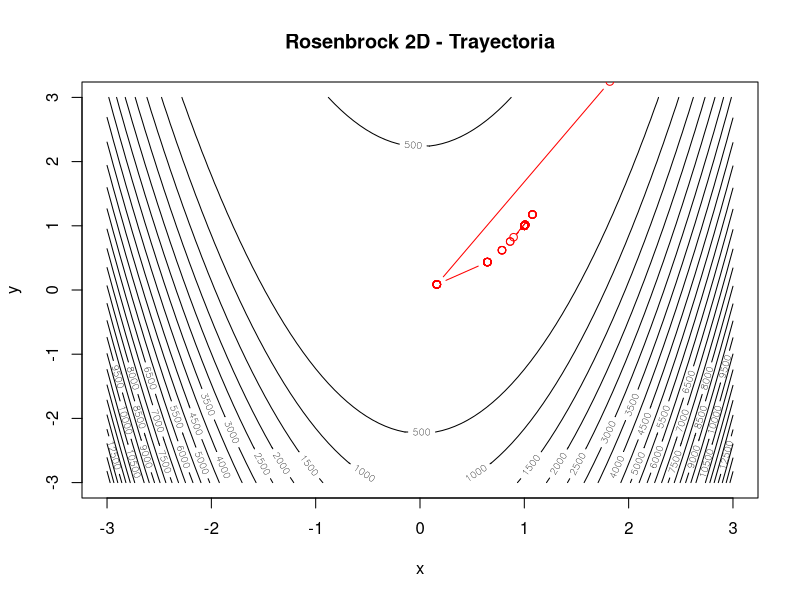
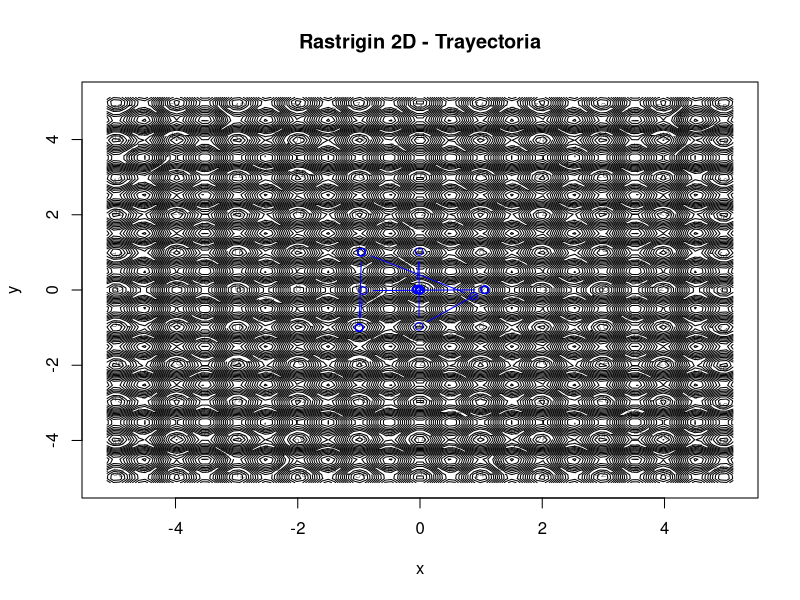

Write the R code that produced these figures, in order.
## ---- chunk 1
knitr::opts_chunk$set(echo = TRUE)
## ---- chunk 2
# Función de Rosenbrock (n-dimensional)
f_rosenbrock <- function(x){
  x1 <- head(x, -1)
  x2 <- tail(x, -1)
  sum(100 * (x2 - x1^2)^2 + (1 - x1)^2)
}

# Función de Rastrigin (n-dimensional)
f_rastrigin <- function(x){
  A <- 10
  n <- length(x)
  A * n + sum(x^2 - A * cos(2 * pi * x))
}

## ---- chunk 3
evolucion_diferencial <- function(fun_obj, dim = 2, NP = 30, F = 0.8, CR = 0.9,
                                  gens = 100, bounds = c(-5, 5)) {

  # Inicializar población
  poblacion <- matrix(runif(NP * dim, bounds[1], bounds[2]), ncol = dim)
  fitness <- apply(poblacion, 1, fun_obj)

  historial <- numeric(gens)
  mejores <- matrix(NA, gens, dim)

  for (gen in 1:gens) {
    for (i in 1:NP) {
      # Seleccionar 3 índices distintos
      indices <- sample(setdiff(1:NP, i), 3)
      x1 <- poblacion[indices[1], ]
      x2 <- poblacion[indices[2], ]
      x3 <- poblacion[indices[3], ]

      # Mutación
      mutado <- x1 + F * (x2 - x3)

      # Recombinar
      trial <- poblacion[i, ]
      jrand <- sample(1:dim, 1)
      for (j in 1:dim) {
        if (runif(1) < CR || j == jrand) {
          trial[j] <- mutado[j]
        }
      }

      # Selección
      if (fun_obj(trial) < fitness[i]) {
        poblacion[i, ] <- trial
        fitness[i] <- fun_obj(trial)
      }
    }

    # Guardar mejor resultado
    best_idx <- which.min(fitness)
    historial[gen] <- fitness[best_idx]
    mejores[gen, ] <- poblacion[best_idx, ]
  }

  list(mejor = poblacion[which.min(fitness), ],
       valor = min(fitness),
       historial = historial,
       trayectoria = mejores)
}

## ---- chunk 4
set.seed(123)
res_rosen <- evolucion_diferencial(f_rosenbrock, dim = 2)

# Mostrar mejor solución
res_rosen$mejor
res_rosen$valor

# Graficar trayectoria
x1 <- seq(-3, 3, length.out = 100)
x2 <- seq(-3, 3, length.out = 100)
z <- outer(x1, x2, Vectorize(function(x, y) f_rosenbrock(c(x, y))))
contour(x1, x2, z, nlevels = 50,
        main = "Rosenbrock 2D - Trayectoria", xlab = "x", ylab = "y")
lines(res_rosen$trayectoria[,1], res_rosen$trayectoria[,2], col = "red", type = "b")

## ---- chunk 5
set.seed(456)
res_ras <- evolucion_diferencial(f_rastrigin, dim = 2)

# Mostrar mejor solución
res_ras$mejor
res_ras$valor

# Graficar trayectoria
x1 <- seq(-5.12, 5.12, length.out = 100)
x2 <- seq(-5.12, 5.12, length.out = 100)
z <- outer(x1, x2, Vectorize(function(x, y) f_rastrigin(c(x, y))))
contour(x1, x2, z, nlevels = 50,
        main = "Rastrigin 2D - Trayectoria", xlab = "x", ylab = "y")
lines(res_ras$trayectoria[,1], res_ras$trayectoria[,2], col = "blue", type = "b")

## ---- chunk 6
res_rosen_3d <- evolucion_diferencial(f_rosenbrock, dim = 3)
res_rosen_3d$mejor
res_rosen_3d$valor

res_ras_3d <- evolucion_diferencial(f_rastrigin, dim = 3)
res_ras_3d$mejor
res_ras_3d$valor

